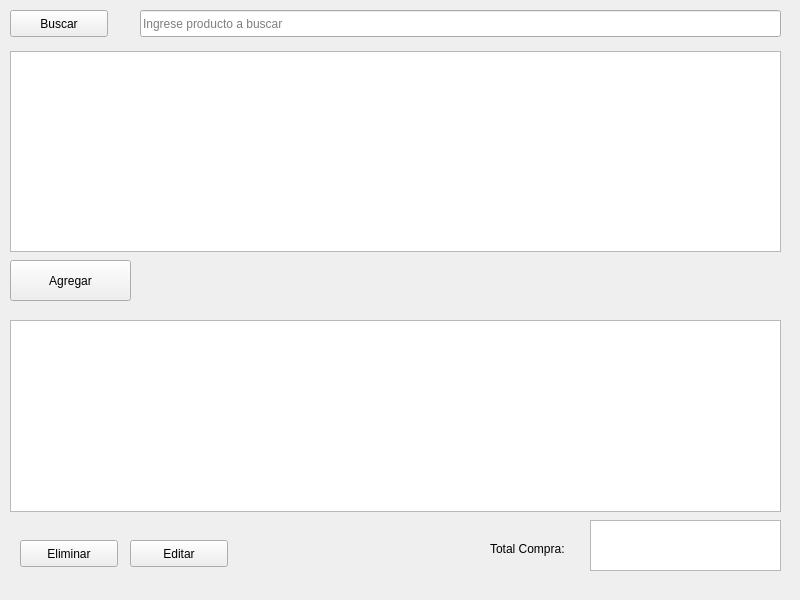
<?xml version="1.0" encoding="UTF-8"?>
<ui version="4.0">
 <class>Form</class>
 <widget class="QWidget" name="Form">
  <property name="geometry">
   <rect>
    <x>0</x>
    <y>0</y>
    <width>800</width>
    <height>600</height>
   </rect>
  </property>
  <property name="minimumSize">
   <size>
    <width>800</width>
    <height>600</height>
   </size>
  </property>
  <property name="windowTitle">
   <string>compra_prod</string>
  </property>
  <widget class="QPushButton" name="buscar_prod_2">
   <property name="geometry">
    <rect>
     <x>10</x>
     <y>10</y>
     <width>98</width>
     <height>27</height>
    </rect>
   </property>
   <property name="text">
    <string>Buscar</string>
   </property>
  </widget>
  <widget class="QLineEdit" name="buscar_prod">
   <property name="geometry">
    <rect>
     <x>140</x>
     <y>10</y>
     <width>641</width>
     <height>27</height>
    </rect>
   </property>
   <property name="placeholderText">
    <string>Ingrese producto a buscar</string>
   </property>
  </widget>
  <widget class="QTableView" name="tabla_prod">
   <property name="geometry">
    <rect>
     <x>10</x>
     <y>51</y>
     <width>771</width>
     <height>201</height>
    </rect>
   </property>
  </widget>
  <widget class="QPushButton" name="agregar_prod">
   <property name="geometry">
    <rect>
     <x>10</x>
     <y>260</y>
     <width>121</width>
     <height>41</height>
    </rect>
   </property>
   <property name="text">
    <string>Agregar</string>
   </property>
  </widget>
  <widget class="QTableView" name="tabla_compra">
   <property name="geometry">
    <rect>
     <x>10</x>
     <y>320</y>
     <width>771</width>
     <height>192</height>
    </rect>
   </property>
  </widget>
  <widget class="QPushButton" name="eliminar_prod">
   <property name="geometry">
    <rect>
     <x>20</x>
     <y>540</y>
     <width>98</width>
     <height>27</height>
    </rect>
   </property>
   <property name="text">
    <string>Eliminar</string>
   </property>
  </widget>
  <widget class="QPushButton" name="editar_prod">
   <property name="geometry">
    <rect>
     <x>130</x>
     <y>540</y>
     <width>98</width>
     <height>27</height>
    </rect>
   </property>
   <property name="text">
    <string>Editar</string>
   </property>
  </widget>
  <widget class="QLabel" name="label">
   <property name="geometry">
    <rect>
     <x>490</x>
     <y>540</y>
     <width>101</width>
     <height>17</height>
    </rect>
   </property>
   <property name="text">
    <string>Total Compra:</string>
   </property>
  </widget>
  <widget class="QPlainTextEdit" name="total_compra">
   <property name="geometry">
    <rect>
     <x>590</x>
     <y>520</y>
     <width>191</width>
     <height>51</height>
    </rect>
   </property>
  </widget>
 </widget>
 <resources/>
 <connections/>
</ui>
